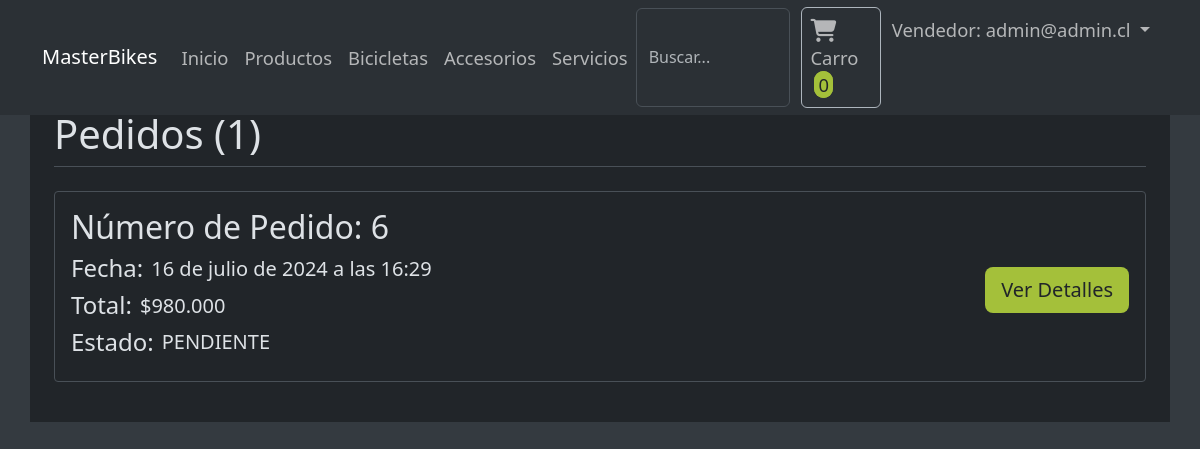
The page /pedidos/ (signed in) on the database as committed earlier.
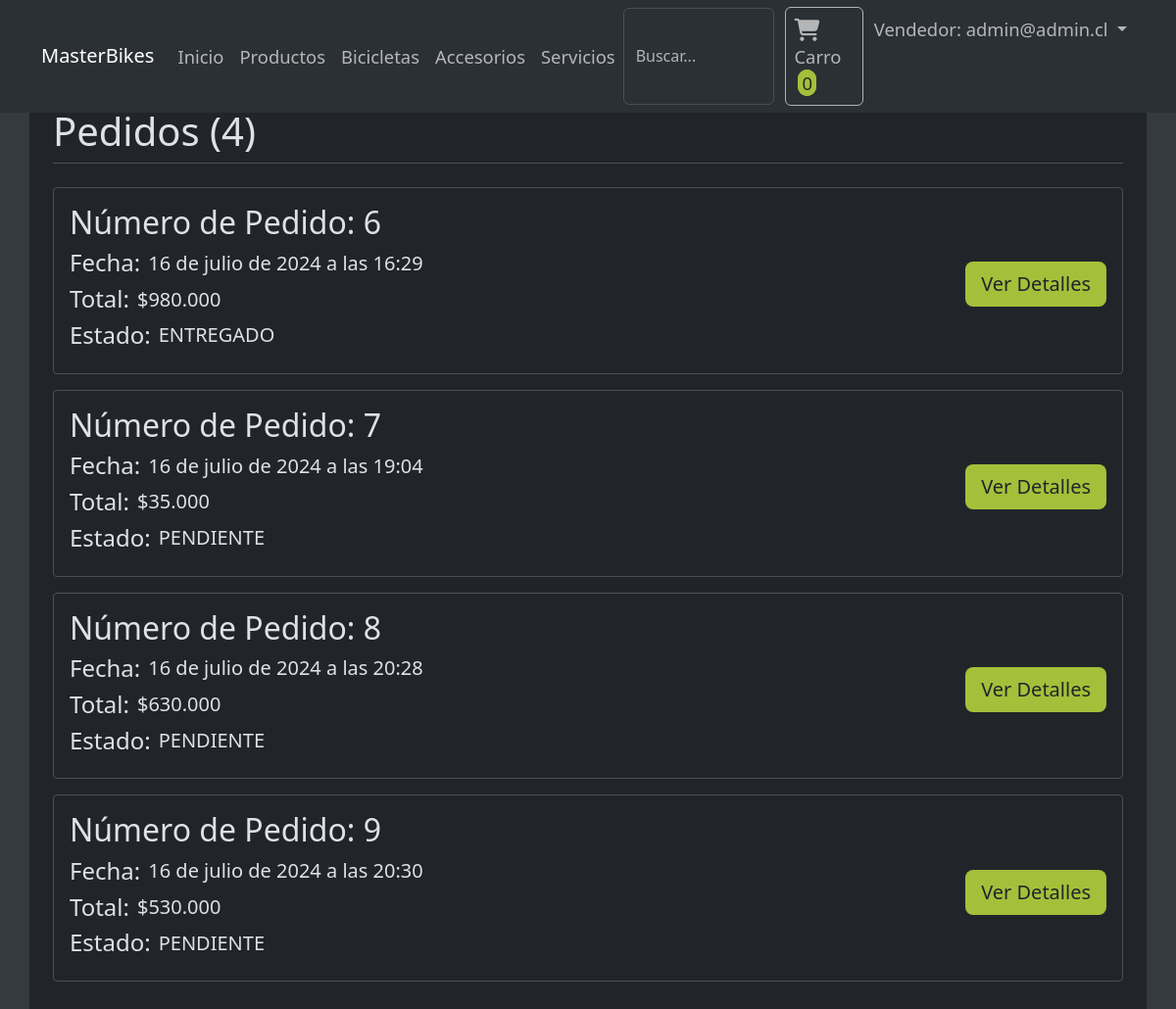
The same page on the database as committed later.
### tienda/models.py (models this page shows, shortened)
class User(AbstractBaseUser, PermissionsMixin):
    email = models.EmailField(unique=True)
    rut = models.CharField(max_length=12, unique=True, primary_key=True, verbose_name='RUT')
    first_name = models.CharField(max_length=30)
    last_name = models.CharField(max_length=30)
    is_staff = models.BooleanField(default=False)
    is_active = models.BooleanField(default=True)
    is_superuser = models.BooleanField(default=False)
    objects = CustomUserManager()
    USERNAME_FIELD = 'email'
    EMAIL_FIELD = 'email'
    REQUIRED_FIELDS = []
    class Meta:
        verbose_name = 'User'
        verbose_name_plural = 'Users'

class Pedido(models.Model):
    TIPO_ESTADO_PEDIDO = [
        ('sin confirmar', 'SIN CONFIRMAR'),
        ('en preparacion', 'EN PREPARACION'),
        ('enviado', 'ENVIADO'),
        ('entregado', 'ENTREGADO'),
        ('devuelto', 'DEVUELTO'),
        ('rechazado', 'RECHAZADO'),
        ('cancelado', 'CANCELADO')
    ]
    user = models.ForeignKey(User, on_delete=models.PROTECT, related_name='pedidos')
    total = models.IntegerField()
    estado = models.CharField(max_length=20, choices=TIPO_ESTADO_PEDIDO, default='pendiente')
    fecha_pedido = models.DateTimeField(auto_now_add=True)

### home/views.py (the view)
# urls.py: path('pedidos/', views.pedidos, name="pedidos"),
@login_required
def pedidos(request):
    if request.user.is_staff:
        pedidos = Pedido.objects.all()
    else:
        pedidos = Pedido.objects.filter(user=request.user)
    return render(request, "pedidos.html",  {'pedidos': pedidos})

### home/templatetags/custom_filters.py (called while the page is built)
@register.filter
def currency_format(value):
    return f"${value:,}".replace(",", ".")

### tienda/context_processors.py (called while the page is built)
def cart_context(request):
    if request.user.is_authenticated:
        cart, created = Cart.objects.get_or_create(user=request.user)
        cart_items = CartItem.objects.filter(cart=cart).select_related('producto')
        cart_item_count = sum(item.quantity for item in cart_items)
        items = cart_items
        total = sum(item.producto.precio * item.quantity for item in items)
    else:
        cart = None
        cart_item_count = 0
        items = []
        total = 0
    return {
        'cart_item_count': cart_item_count,
        'cart': cart,
        'items': items,
        'total': total,
    }

### home/templates/pedidos.html (shortened to what this page needs)
{% extends "layouts/base.html" %}
{% load static %}
{% load custom_filters %}
{% load custom_filters %}
{% block content %}
<main class="container bg-dark p-4">
    <div class="border-bottom mb-4">
        <h1>{% if user.is_staff %}Pedidos {% else %}Mis Pedidos{% endif %}({{pedidos|length}})</h1>
    </div>
    {% for pedido in pedidos %}
    <li class="list-unstyled mb-3 p-3 d-flex justify-content-between align-items-center border rounded-1">
        <div>
            <div>
                <h2>Número de Pedido: {{pedido.pk}}</h2>
            </div>
            <div>
                <div class="d-flex align-items-center gap-2">
                    <h4>Fecha:</h4>
                    <h5 class="fw-normal">{{pedido.fecha_pedido}}</h5>
                </div>
                <div class="d-flex align-items-center gap-2">
                    <h4>Total:</h4>
                    <h5 class="fw-normal">{{pedido.total|currency_format}}</h5>
                </div>
                <div class="d-flex align-items-center gap-2">
                    <h4>Estado:</h4>
                    <h5 class="fw-normal">{{pedido.estado|upper}}</h5>
                </div>
            </div>
        </div>
        <div class="mt-2">
            <a href="{% url 'detallepedido' pedido.id %}" class="btn btn-lg btn-green text-dark">Ver Detalles</a>
        </div>
    </li>
    {% empty %}
    <li class="order-item">No tienes pedidos realizados.</li>
    {% endfor %}
</main>
{% endblock content %}

### home/templates/layouts/base.html (shortened to what this page needs)
{% load static %}
{% load custom_filters %}
<!DOCTYPE html>
<html lang="en" data-bs-theme="dark">
<head>
    <link rel="stylesheet" href="{% static "style/style.css" %}">
    <link rel="stylesheet" href="https://cdnjs.cloudflare.com/ajax/libs/font-awesome/6.5.2/css/all.css" />
</head>
<body>
    <nav class="navbar navbar-expand-lg bg-body-tertiary fixed-top">
        <div class="container">
            <a class="navbar-brand" href="{% url "home" %}">MasterBikes</a>
            <div class="collapse navbar-collapse" id="navbarSupportedContent">
                <ul class="navbar-nav me-auto mb-2 mb-lg-0">
                    <li class="nav-item">
                        <a class="nav-link" href="{% url "home" %}">Inicio</a>
                    </li>
                    <li class="nav-item">
                        <a class="nav-link" href="{% url "finder" %}">Productos</a>
                    </li>
                    <li class="nav-item">
                        <a class="nav-link" href="{% url "finderCategory" "Bicicletas" %}">Bicicletas</a>
                    </li>
                    <li class="nav-item">
                        <a class="nav-link" href="{% url "finderCategory" "Accesorios" %}">Accesorios</a>
                    </li>
                    <li class="nav-item">
                        <a class="nav-link" href="{% url "finderCategory" "Servicios" %}">Servicios</a>
                    </li>
                </ul>
                <ul class="navbar-nav ms-auto mb-2 mb-lg-0 gap-1">
                    <form class="d-flex" role="search" method="GET" action="{% url "finder" %}">
                        <input class="form-control me-2" type="search" name="search" placeholder="Buscar...">
                    </form>
                    <li class="nav-item">
                        <a class="nav-link cart" href="#" data-bs-toggle="offcanvas" data-bs-target="#cartOffcanvas">
                            <i class="fas fa-cart-shopping fa-lg me-1"></i>
                            Carro
                            <span class="cart-item-count ms-1">{{ cart_item_count}}</span>
                        </a>
                    </li>
                    {% if user.is_authenticated %}
                    <li class="nav-item dropdown">
                        <a class="nav-link dropdown-toggle" href="" id="dropdownId" data-bs-toggle="dropdown">
                            {% if user.is_superuser %}
                            Vendedor: {{user.email}}
                            {% else %}
                            {{user.email}}
                            {% endif %}
                        </a>
                    </li>
                    {% else %}
                    <li class="nav-item">
                        <a class="nav-link" href="{% url 'login' %}">Iniciar Sesión</a>
                    </li>
                    {% endif %}
                </ul>
            </div>
        </div>
    </nav>
    {% block content %}
    {% endblock content %}
</body>
</html>

Rows that differ between the two databases and show on the page:
changed Pedido id 6: estado "PENDIENTE" → "ENTREGADO"
added Pedido: pk "7", fecha_pedido "16 de julio de 2024 a las 19:04", total "$35.000", estado "PENDIENTE"
added Pedido: pk "8", fecha_pedido "16 de julio de 2024 a las 20:28", total "$630.000", estado "PENDIENTE"
added Pedido: pk "9", fecha_pedido "16 de julio de 2024 a las 20:30", total "$530.000", estado "PENDIENTE"
Other text that changed with them:
{{ pedidos|length }}: "1" → "4"
